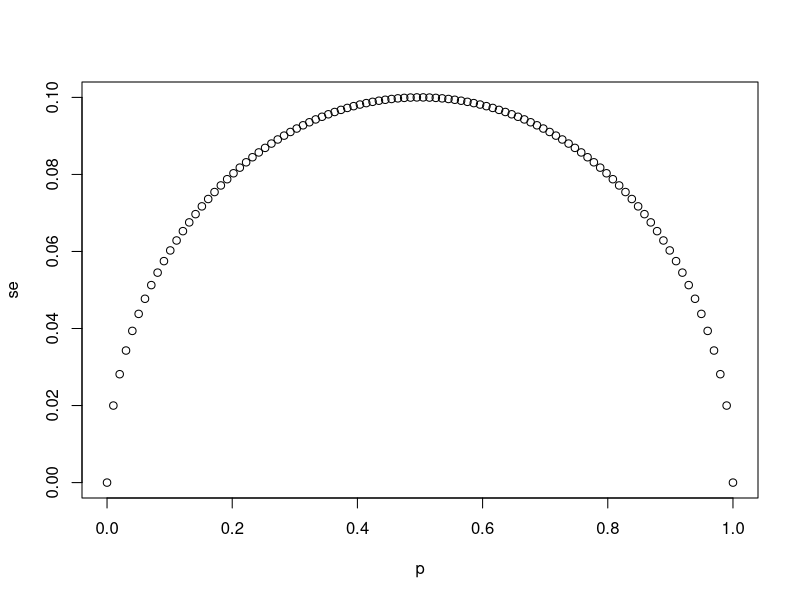
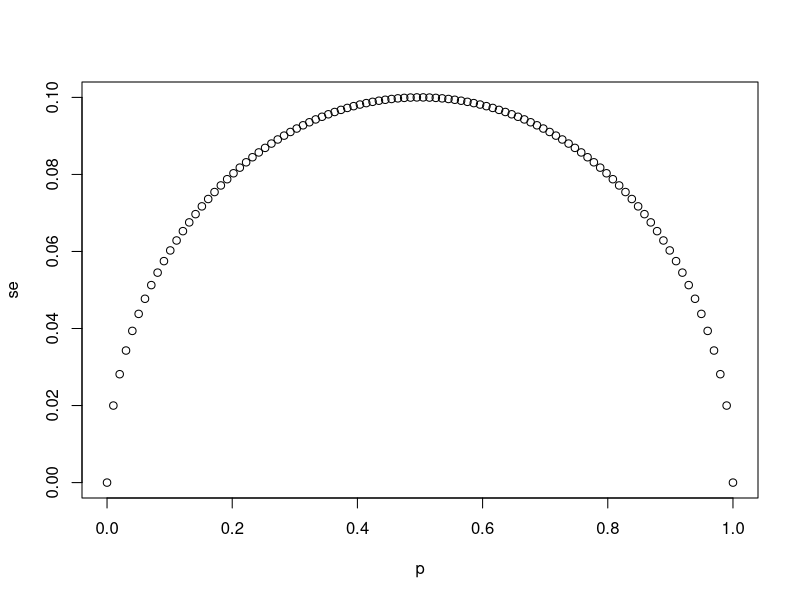
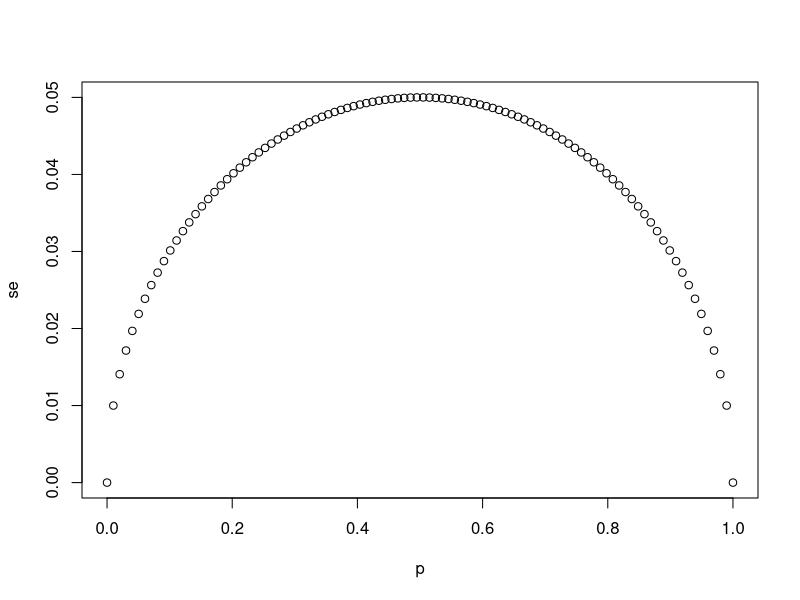
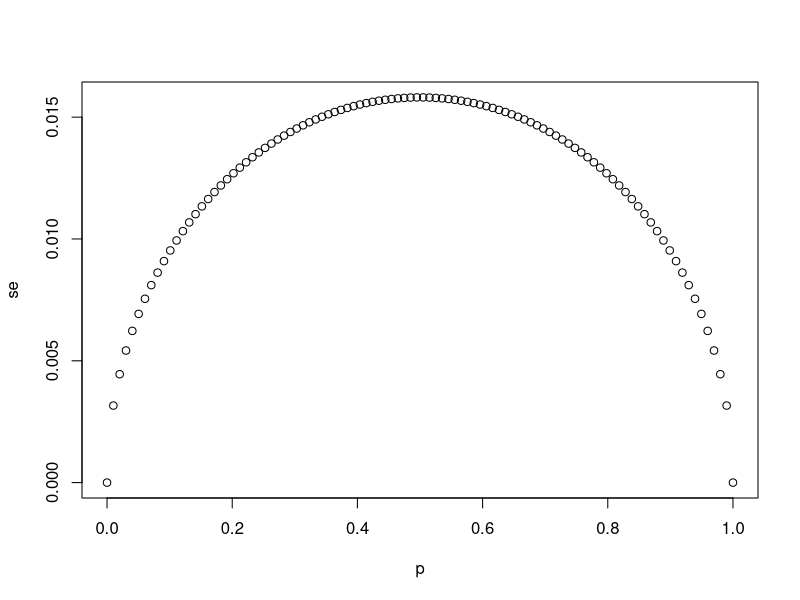

The R source for these figures, in order:
## Election Polling
# `N` represents the number of people polled
N <- 25

# Create a variable `p` that contains 100 proportions ranging from 0 to 1 using the `seq` function
p <- seq(0, 1, length = 100)

# Create a variable `se` that contains the standard error of each sample average
se <- sapply(p, function(i) {
  sqrt(i*(1-i)/N)
})

# Plot `p` on the x-axis and `se` on the y-axis
plot(p, se)

# The vector `p` contains 100 proportions of Democrats ranging from 0 to 1 using the `seq` function
p <- seq(0, 1, length = 100)

# The vector `sample_sizes` contains the three sample sizes
sample_sizes <- c(25, 100, 1000)

# Write a for-loop that calculates the standard error `se` for every value of `p` for each of the three samples sizes `N` in the vector `sample_sizes`. Plot the three graphs, using the `ylim` argument to standardize the y-axis across all three plots.
for (N in sample_sizes) {
  se <- sapply(p, function(i) {
    sqrt(i*(1-i)/N)
  })
  plot(p, se)
}

# `N` represents the number of people polled
N <- 25

# `p` represents the proportion of Democratic voters
p <- 0.45

# Calculate the standard error of the spread. Print this value to the console.
2*sqrt(p*(1-p)/N)
